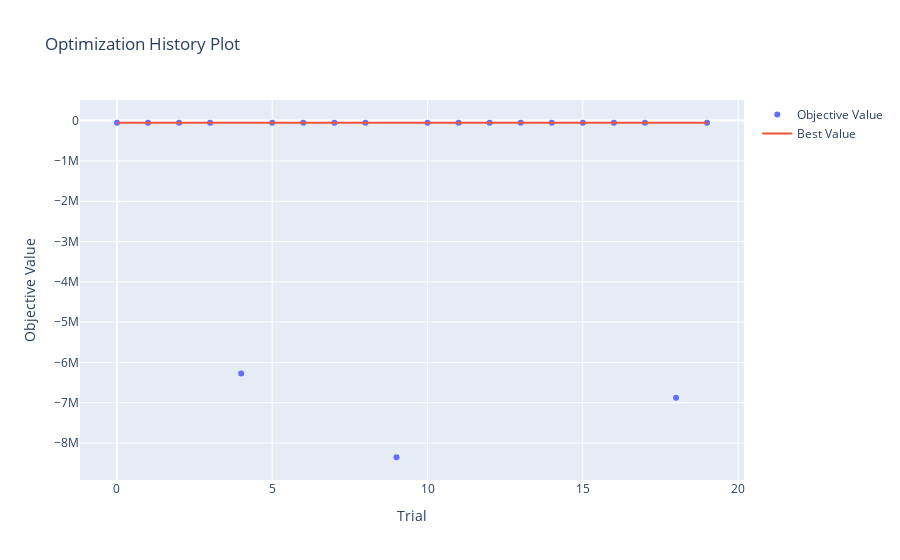

Notebook code for this chart:
### Markdown cell above
**Plot Optimization History**

This plot shows the best trial value at each step of the optimization process.

### Code cell
from optuna.visualization import plot_optimization_history

fig = plot_optimization_history(study)
fig.show()

### Figure 1 — Plotly figure (JSON) as saved in the notebook; plotly's stock layout.template omitted (floating-point values rounded to 4 significant figures)
{"data": [{"mode": "markers", "name": "Objective Value", "type": "scatter", "x": [0, 1, 2, 3, 4, 5, 6, 7, 8, 9, 10, 11, 12, 13, 14, 15, 16, 17, 18, 19], "y": [-55350.0, -55480.0, -55850.0, -55350.0, -6277000.0, -54910.0, -53870.0, -53740.0, -55280.0, -8355000.0, -54170.0, -54220.0, -52960.0, -52830.0, -54420.0, -53530.0, -54040.0, -54190.0, -6878000.0, -55500.0]}, {"mode": "lines", "name": "Best Value", "type": "scatter", "x": [0, 1, 2, 3, 4, 5, 6, 7, 8, 9, 10, 11, 12, 13, 14, 15, 16, 17, 18, 19], "y": [-55350.0, -55350.0, -55350.0, -55350.0, -55350.0, -54910.0, -53870.0, -53740.0, -53740.0, -53740.0, -53740.0, -53740.0, -52960.0, -52830.0, -52830.0, -52830.0, -52830.0, -52830.0, -52830.0, -52830.0]}, {"marker": {"color": "#cccccc"}, "mode": "markers", "name": "Infeasible Trial", "showlegend": false, "type": "scatter", "x": [], "y": []}], "layout": {"title": {"text": "Optimization History Plot"}, "xaxis": {"title": {"text": "Trial"}}, "yaxis": {"title": {"text": "Objective Value"}}}}
